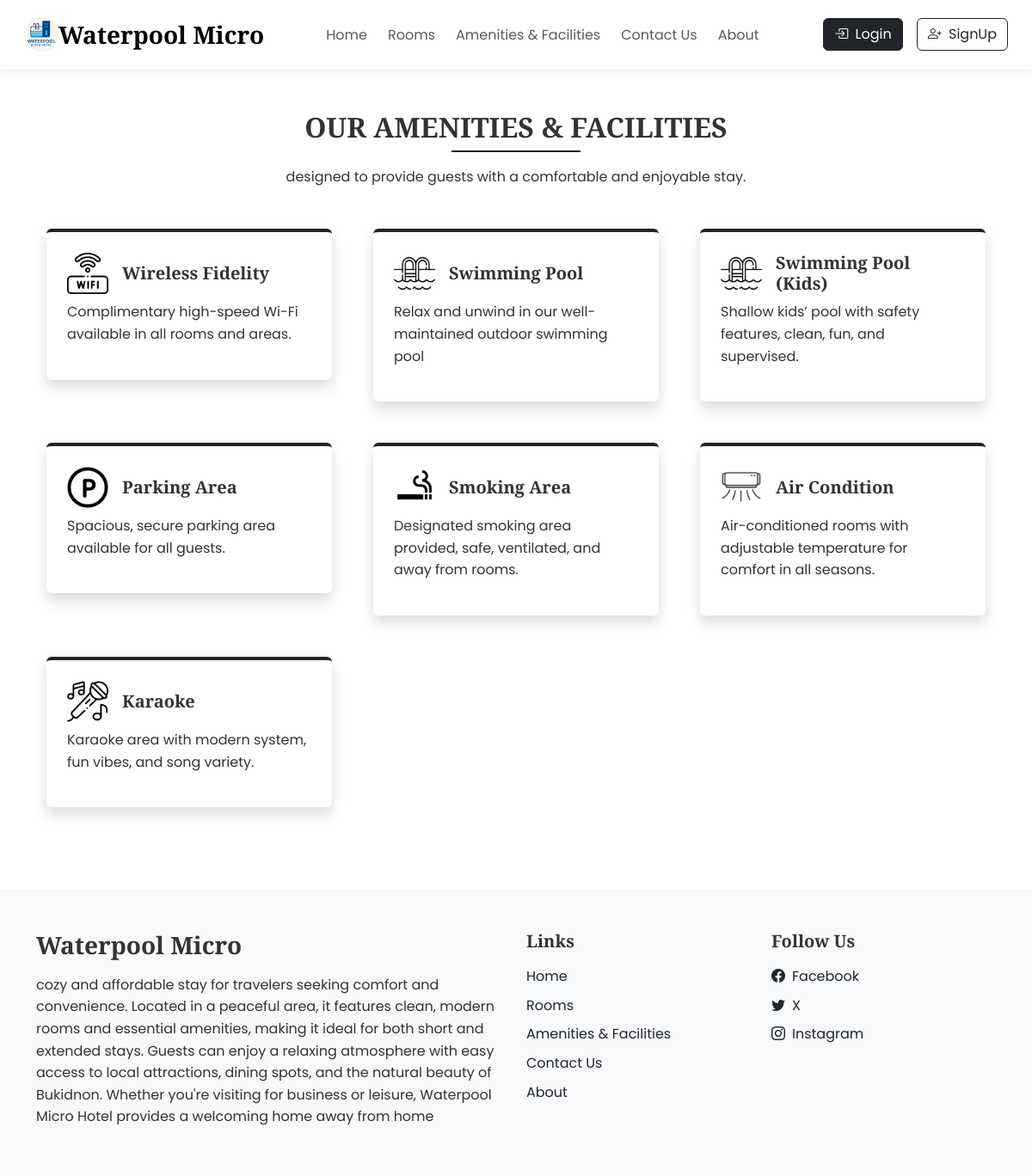
Screenshot of /facilities.php with the database file from the repository.
### tables this page shows
CREATE TABLE `facilities` (
  `facility_ID` int(11) NOT NULL,
  `name` varchar(100) NOT NULL,
  `description` text DEFAULT NULL,
  `icon` varchar(50) DEFAULT NULL
);

### facilities.php (the view, shortened to what this page needs)
<?php
require('includes/db_config.php');
$query = "SELECT * FROM facilities ORDER BY facility_id";
$result = mysqli_query($conn, $query);
?>
<!DOCTYPE html>
<html lang="en">
<head>
    <?php require('includes/links.php'); ?>
</head>
<body class="bg-white">
    <?php require('includes/header.php'); ?>
    <div class="my-5 px-4">
        <h2 class="fw-bold h-font text-center">OUR AMENITIES & FACILITIES</h2>
        <div class="h-line bg-dark"></div>
        <p class="text-center mt-3">
        designed to provide guests with a comfortable and enjoyable stay.
        </p>
    </div>
    <div class="container">
        <div class="row">
        <?php
        if (mysqli_num_rows($result) > 0) {
            while ($facility = mysqli_fetch_assoc($result)) {
                echo "
                <div class='col-lg-4 col-md-6 mb-5 px-4'>
                    <div class='bg-white rounded shadow p-4 border-top border-4 border-dark pop'>
                        <div class='d-flex align-items-center mb-2'>
                            <img src='images/features/{$facility['icon']}' alt='{$facility['name']}' width='48px' onerror=\"this.src='images/features/default_feature.png';\">
                            <h5 class='m-0 ms-3'>{$facility['name']}</h5>
                        </div>
                        <p>{$facility['description']}</p>
                    </div>
                </div>
                ";
            }
        } else {
            echo "<h5 class='text-center'>No facilities available at the moment.</h5>";
        }
        ?>
        </div>
    </div>
    <?php require('includes/footer.php'); ?>
</body>
</html>

### styles/styles.css (style rules this page uses)
:root { --teal: #3b8b96; --teal_hover: #38a9b8; --primary-font: 'Poppins', sans-serif; --heading-font: 'Playfair Display', serif; --accent-font: 'Lora', serif; }
body { font-family: var(--primary-font); font-size: 16px; line-height: 1.6; color: #333; }
h1, h2, h3, h4, h5, h6 { font-family: var(--heading-font); font-weight: 600; }
.h-font { font-family: var(--heading-font); }
.h-line { width: 150px; margin: 0 auto; height: 1.7px; }

### rows the page displays
facilities: icon (picture), name "Wireless Fidelity", description "Complimentary high-speed Wi-Fi available in all rooms and areas."
facilities: icon (picture), name "Swimming Pool", description "Relax and unwind in our well-maintained outdoor swimming pool"
facilities: icon (picture), name "Swimming Pool (Kids)", description "Shallow kids’ pool with safety features, clean, fun, and supervised."
facilities: icon (picture), name "Parking Area", description "Spacious, secure parking area available for all guests."
facilities: icon (picture), name "Smoking Area", description "Designated smoking area provided, safe, ventilated, and away from rooms."
facilities: icon (picture), name "Air Condition", description "Air-conditioned rooms with adjustable temperature for comfort in all seasons."
facilities: icon (picture), name "Karaoke", description "Karaoke area with modern system, fun vibes, and song variety."
